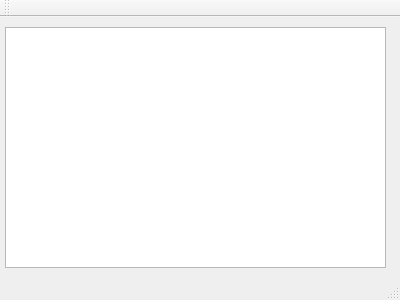
<?xml version="1.0" encoding="UTF-8"?>
<ui version="4.0">
 <class>MainWindow</class>
 <widget class="QMainWindow" name="MainWindow">
  <property name="geometry">
   <rect>
    <x>0</x>
    <y>0</y>
    <width>400</width>
    <height>300</height>
   </rect>
  </property>
  <property name="windowTitle">
   <string>MainWindow</string>
  </property>
  <widget class="QWidget" name="centralWidget">
   <widget class="QGraphicsView" name="gv1">
    <property name="geometry">
     <rect>
      <x>5</x>
      <y>10</y>
      <width>381</width>
      <height>241</height>
     </rect>
    </property>
   </widget>
  </widget>
  <widget class="QMenuBar" name="menuBar">
   <property name="geometry">
    <rect>
     <x>0</x>
     <y>0</y>
     <width>400</width>
     <height>21</height>
    </rect>
   </property>
  </widget>
  <widget class="QToolBar" name="mainToolBar">
   <attribute name="toolBarArea">
    <enum>TopToolBarArea</enum>
   </attribute>
   <attribute name="toolBarBreak">
    <bool>false</bool>
   </attribute>
  </widget>
  <widget class="QStatusBar" name="statusBar"/>
 </widget>
 <layoutdefault spacing="6" margin="11"/>
 <resources/>
 <connections/>
</ui>
